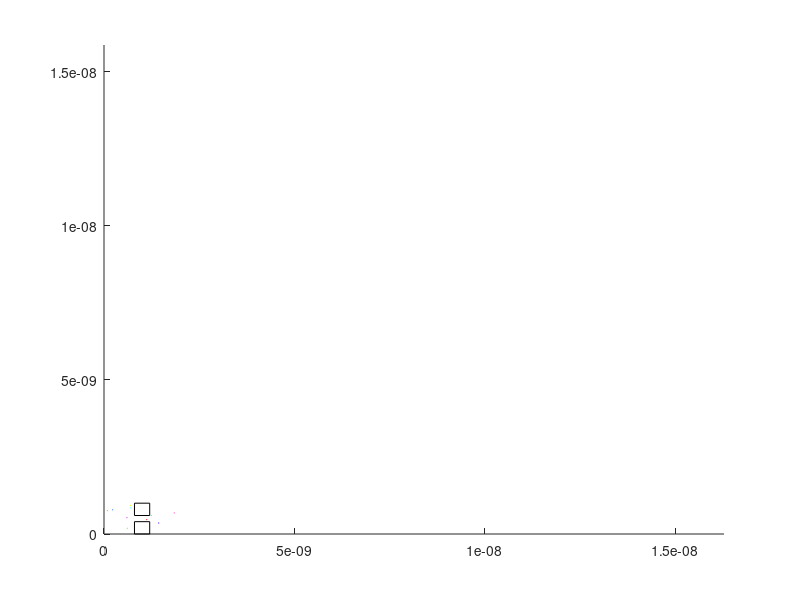

Source code (MATLAB): (Note: this script raises an error after producing the figure.)
%Initialize Parameters
%Area Limits
xlimits = [0, 2e-9];
ylimits = [0, 1e-9];
PlotHowMany = 10;
Kbolt = 1.38064852E-23;
Timestep = 3e-14;
endtime = 1e-10;
NumParticles = 2000;
Temp = 270;
mass = 9.11e-31;
SetVelAverage =900;
toumn = 0.2e-12;
DiffusionBarrierProbability = 0.2;



%Assign the Box Height and Width as Percentages of the Limits
xboxLim = [.4*(xlimits(2)-xlimits(1)), .6*(xlimits(2)-xlimits(1))];
yboxLim1 = [ylimits(1), .4*(ylimits(2)-ylimits(1))];
yboxLim2 = [.6*(ylimits(2)-ylimits(1)), ylimits(2)];
xbox = xboxLim([1 1 2 2 1]);
ybox1 = yboxLim1([1 2 2 1 1]);
ybox2 = yboxLim2([1 2 2 1 1]);





Pscat = 1-exp(-Timestep/toumn);
mycolors = hsv(PlotHowMany);
xprev = zeros(1, NumParticles);
yprev = zeros(1, NumParticles);
x = zeros(3,NumParticles);
y = zeros(2,NumParticles);
temp = zeros(2, NumParticles);
scatTime = zeros(1,NumParticles);

%Start the random distribution in x position
x(1,:) =  rand(1,NumParticles);
y(1,:) =  rand(1,NumParticles);
x(1,:) =  xlimits(1) + x(1,:).*(xlimits(2) - xlimits(1));
y(1,:) =  ylimits(1) + y(1,:).*(ylimits(2) - ylimits(1));

%Get the Particle Indexes that are out of bounds
IDX = uint32(1:NumParticles); 
ind = IDX((y(1,:) >= yboxLim2(1) | y(1,:) <= yboxLim1(2))& x(1,:) >= xboxLim(1) & x(1,:) <= xboxLim(2));

%Reassign Positions
counter = 1;
%size(ind, 2)
while counter <= size(ind,2)
    x(1,ind(counter)) = xlimits(1) + rand*(xlimits(2) - xlimits(1));
    y(1,ind(counter)) = ylimits(1) + rand*(ylimits(2) - ylimits(1));
    if ~((y(1,ind(counter)) >= yboxLim2(1) || y(1,ind(counter)) <= yboxLim1(2))&& x(1,ind(counter)) >= xboxLim(1) && x(1,ind(counter)) <= xboxLim(2))
       counter = counter + 1; 
    end
end

%Assign the random velocity and random angle
temp(1,:) = normrnd(SetVelAverage, sqrt(mass/(Kbolt*Temp)), 1, NumParticles);
x(3,:) = rand(1, NumParticles)*2*pi;
x(2,:) = temp(1,:).*cos(x(3,:));
y(2,:) = temp(1,:).*sin(x(3,:));



figure(1);
xlim([xlimits(1), xlimits(2)]);
ylim([ylimits(1), ylimits(2)]);
hold on;
rectangle('Position', [xboxLim(1), yboxLim1(1), xboxLim(2)-xboxLim(1), yboxLim1(2)]);
rectangle('Position', [xboxLim(1), yboxLim2(1), xboxLim(2)-xboxLim(1), yboxLim2(2) - yboxLim2(1)]);

counter = 1;
for i = 0:Timestep:endtime
   % pause(.1);
    xprev(1,:) = x(1,:);
    yprev(1,:) = y(1,:);
    for kt = 1:NumParticles
        
       %PARTICLE'S HITTING TOP AND BOTTOM
        if x(1,kt) +  x(2,kt)*Timestep < xlimits(1)
           x(1,kt) = xlimits(2);
           xprev(1,kt) = xlimits(2);
       elseif x(1,kt) +  x(2,kt)*Timestep > xlimits(2)
           x(1,kt) = xlimits(1);
           xprev(1,kt) = xlimits(1);
       end
       if y(1,kt) +  y(2,kt)*Timestep < ylimits(1) || y(1,kt) +  y(2,kt)*Timestep > ylimits(2)
           y(2,kt) = -y(2,kt);
       end
        
       %PARTICLE'S HITTING BOX
         if (y(1,kt) +  y(2,kt)*Timestep >= yboxLim2(1) && x(1,kt) +  x(2,kt)*Timestep >= xboxLim(1) && x(1,kt) +  x(2,kt)*Timestep <= xboxLim(2))
           [xinter1, xinter2, yinter1, yinter2]  = BoxIntercept( x(1,kt), y(1,kt), x(1,kt) +  x(2,kt)*Timestep, y(1,kt) +  y(2,kt)*Timestep, xboxLim(1), xboxLim(2),yboxLim2(1), ylimits(2));
           if rand > DiffusionBarrierProbability
            if xinter2 || xinter1
                 x(2,kt) = - x(2,kt);
             end
             if yinter2 || yinter1
                 y(2,kt) = - y(2,kt);
             end
           else
               temp = normrnd(SetVelAverage, sqrt(mass/(Kbolt*Temp)));
               if xinter1
                   x(3,kt) = pi/2 + rand*pi;
               elseif xinter2
                   x(3,kt) = pi/2 - rand*pi;
               elseif yinter2
                   x(3,kt) = rand*pi;
               elseif yinter1
                   x(3,kt) = -rand*pi;
               end
               x(2,kt) = temp.*cos(x(3,kt));
               y(2,kt) = temp.*sin(x(3,kt));
           end
         elseif y(1,kt) +  y(2,kt)*Timestep <= yboxLim1(2) && x(1,kt) +  x(2,kt)*Timestep >= xboxLim(1) && x(1,kt) +  x(2,kt)*Timestep <= xboxLim(2)
           [xinter1, xinter2, yinter1, yinter2]  = BoxIntercept( x(1,kt), y(1,kt), x(1,kt) +  x(2,kt)*Timestep, y(1,kt) +  y(2,kt)*Timestep, xboxLim(1), xboxLim(2), ylimits(1), yboxLim1(2));
           if rand > DiffusionBarrierProbability
           if xinter1 || xinter2
                x(2,kt) = - x(2,kt);
            end
            if yinter1 || yinter2
                y(2,kt) = - y(2,kt);
            end
           else
               temp = normrnd(SetVelAverage, sqrt(mass/(Kbolt*Temp)));
               if xinter1
                   x(3,kt) = pi/2 + rand*pi;
               elseif xinter2
                   x(3,kt) = pi/2 - rand*pi;
               elseif yinter2
                   x(3,kt) = rand*pi;
               elseif yinter1
                   x(3,kt) = -rand*pi;
               end
               x(2,kt) = temp.*cos(x(3,kt));
               y(2,kt) = temp.*sin(x(3,kt));
           end
         end
         
    %UPDATE POSITION   
    x(1,kt) = x(1,kt) + x(2,kt).*Timestep;
    y(1,kt) = y(1,kt) + y(2,kt).*Timestep;
    %PLOT
    if kt <= PlotHowMany
        plot([xprev(1,kt), x(1,kt)], [yprev(1,kt), y(1,kt)],'color', mycolors(kt,:) );
        hold on;
    end
    %Scattering Check
    if Pscat>rand()
        temp = normrnd(SetVelAverage, sqrt(mass/(Kbolt*Temp)));
        x(3,kt) = rand*2*pi;
        x(2,kt) = temp.*cos(x(3,kt));
        y(2,kt) = temp.*sin(x(3,kt));
        scatTime(1,kt) = 0;
    end
    end
    hold on;
    AvgScat = mean(scatTime(1,:));
    scatTime(1,:) = scatTime(1,:) + Timestep;
    averagevel = mean((x(2,:).^2 + y(2,:).^2).^.5);
    title(['Average Temperature: ' num2str(averagevel) ' Average Scatter Time: ' num2str(AvgScat)]);
    figure(2);
    hist(sqrt(x(2,:).^2 + y(2,:).^2),100);
    figure(1);
end









